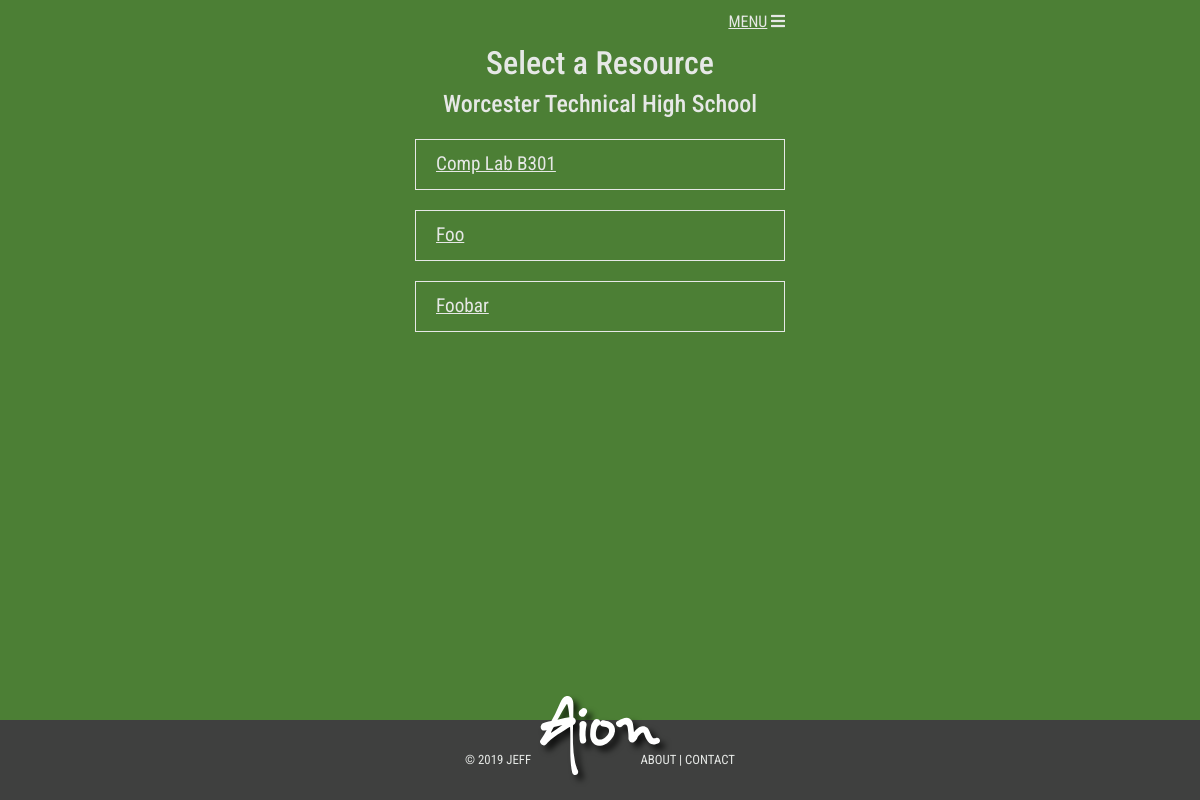
The page /my-resources/ (signed in) on the database its author committed.
### reservations/models.py (models this page shows, shortened)
class School(models.Model):
    name = models.CharField(max_length = 200, null=False)
    organzation = models.ForeignKey(Organization, on_delete=models.SET_NULL, null=True)
    def __str__(self):
        return self.name

class Resource(models.Model):
    name = models.CharField(max_length = 200, null=False, verbose_name="Resource Name")
    description = models.TextField(max_length=500, blank=True, null=True)
    school = models.ForeignKey(School, on_delete = models.SET_NULL, null=True)
    enabled = models.BooleanField(default=True)
    deleted = models.BooleanField(default=False)
    deleted_on = models.DateField(null=True, blank=True)

### reservations/views.py (the view)
# urls.py: path('my-resources/', views.my_resources, name='my_resources'),
@login_required
def my_resources(request):
    location = request.user.profile.location
    resources = Resource.objects.filter(school=location).filter(enabled=True)
    context={
        'location':location,
        'resources':resources,
    }
    return render(request, 'reservations/my_resources.html', context)

### reservations/templates/reservations/my_resources.html
{% extends 'base.html' %}
{% block content %}
    <h2>Select a Resource</h2>
    <h3>{{ location }}</h3>
    {% if resources %}
        {% for resource in resources %}
            <a href="{% url 'reserve_resource' resource.id %}" class="app-links">{{ resource.name }}</a>
        {% endfor %}
    {% else %}
        <p>There are no resources to reserve at this time.</p>
        {% if request.user.profile.school_admin %}
        <p>Use the building administration page to create resources for your building.</p>
            <a href="{% url 'building_admin' %}" class="app-links">Building administration</a>
        {% endif %}
    {% endif %}
{% endblock %}

### reservations/static/aion/style.css (style rules this page uses)
html { position: relative; min-height: 100%; }
body { margin-bottom: 80px; }
body { background-color:#4c7f35; }
h1, h2, h3, h4, h5, h6, p, a, small, button, btn, div, legend { color: #E6E8E6; font-family: "Roboto Condensed", sans-serif; }
h3, legend { font-size:1.5rem; }

### reservations/static/reservations/app-style.css (style rules this page uses)
h2 { font-size: 2rem; color: #E6E8E6; }
.app-links { display: block; color: #E6E8E6; border:#E6E8E6 solid 1px; text-align: left; text-decoration: underline; text-transform: capitalize; font-size: 1.2rem; padding: 10px 20px; margin: 20px auto; }
a { color: #E6E8E6; text-decoration: underline; }

### rows shown on the page
School: name "Worcester Technical High School"
Resource: name "Comp Lab B301"
Resource: name "Foo"
Resource: name "Foobar"
